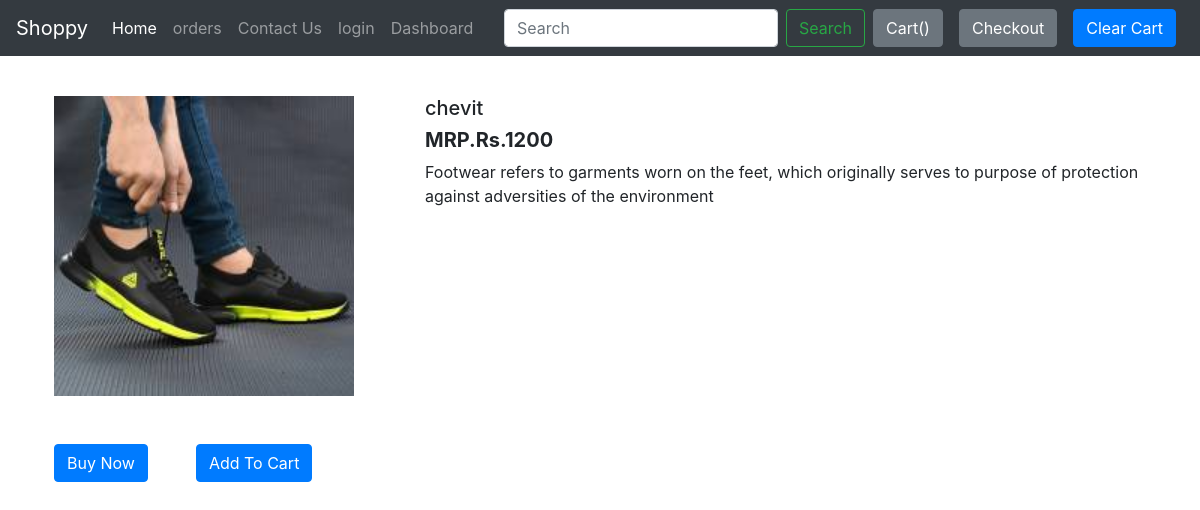
Screenshot of /products/20 with the database file from the repository.
### shop/models.py (models this page shows, shortened)
class Product(models.Model):
    product_id = models.AutoField
    product_name = models.CharField(max_length=50)
    category = models.CharField(max_length=50, default="")
    subcategory = models.CharField(max_length=50, default="")
    price = models.IntegerField(default=0)
    desc = models.CharField(max_length=3000)
    pub_date = models.DateField()
    image = models.ImageField(upload_to="shop/images", default="")

### shop/views.py (the view)
# urls.py: path("products/<int:myid>", views.productView, name="ProductView"),
def productView(request, myid):
    product = Product.objects.filter(id=myid)
    return render(request, 'shop/prodView.html', {'product': product[0]})

### shop/templates/shop/prodView.html (shortened to what this page needs)
{% extends 'shop/basic.html' %}
{% block body %}
<div class="container my-5 py-5">
    <div class="row">
        <div class="col-md-4">
            <div class="row">
            <img src="/media/{{product.image}}" width="300px" height="300px" class="mx-4">
            </div>
            <div class="row">
                <button class="btn btn-primary my-5 mx-4 mx-2">Buy Now</button>
                <button class="btn btn-primary my-5 mx-4 mx-2">Add To Cart</button>
            </div>
        </div>
        <div class="col-md-8">
            <h5>{{product.product_name}}</h5>
            <h5><b>MRP.Rs.{{product.price}}</b></h5>
            <p>{{product.desc}}</p>
        </div>
    </div>
</div>
{% endblock %}

### rows the page displays
Product: image (picture), product_name "chevit", price "1200", desc "Footwear refers to garments worn on the feet, which originally serves to purpose of protection against adversities of the environment"
